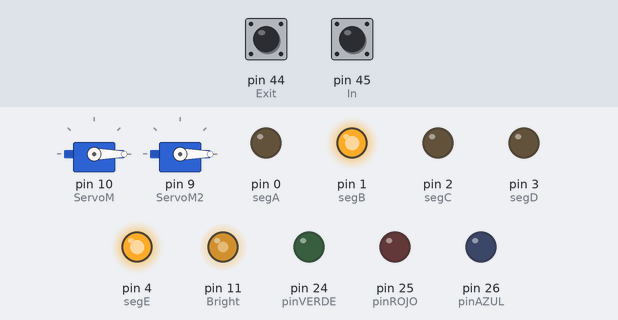
The sketch below on a simulated Arduino Mega 2560, built with avr-gcc and run on an emulated ATmega2560. On the bench: 2 × servo, output pins drawn as LEDs (lit = HIGH). Inputs (shaded band) come from the test bench; at power-on: pin 45 (In) HIGH, pin 44 (Exit) HIGH.

Above: at 1.2 s.
1.3 s: pin 45 (In) pulled LOW for 0.15 s
At 1.8 s:
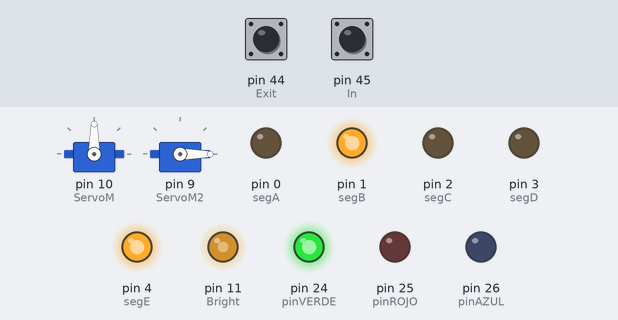
4.4 s: pin 44 (Exit) pulled LOW for 1 s
At 6.0 s:
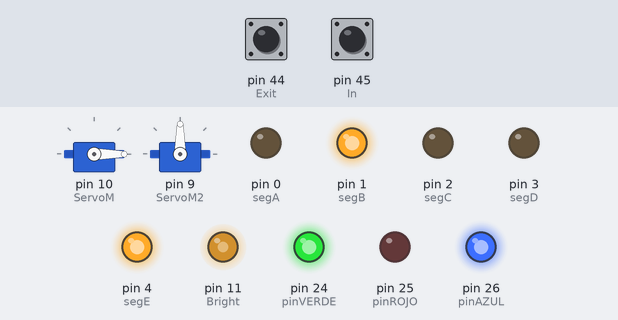
8.4 s: pin 45 (In) pulled LOW for 1 s
At 10.2 s:
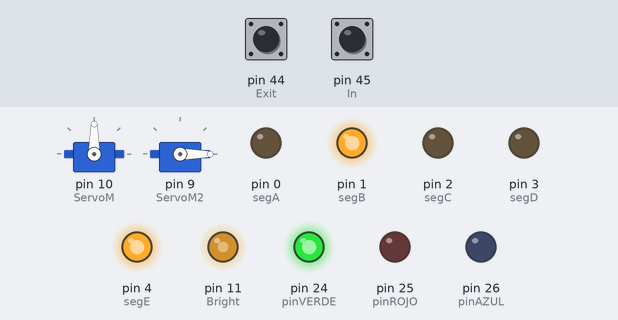
12.4 s: pin 45 (In) pulled LOW for 3.2 s
At 18.3 s:
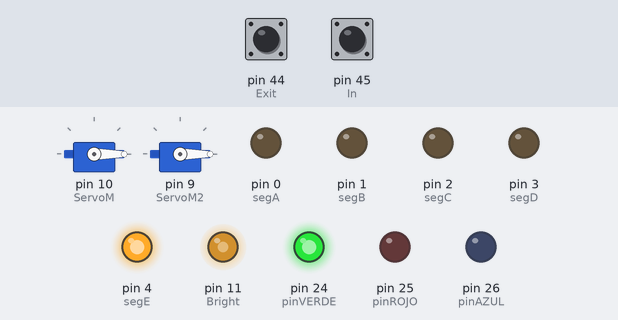
18.6 s: pin 44 (Exit) pulled LOW for 0.15 s
At 19.7 s:
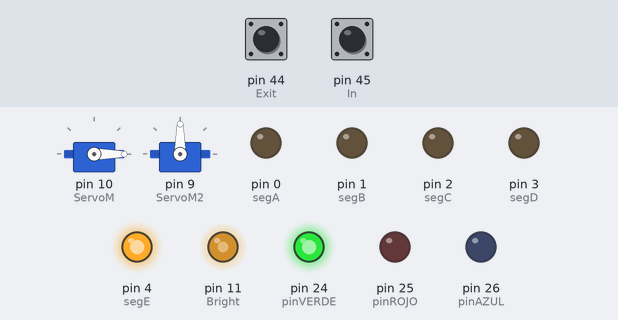
21.7 s: pin 44 (Exit) pulled LOW for 3.2 s
At 24.0 s:
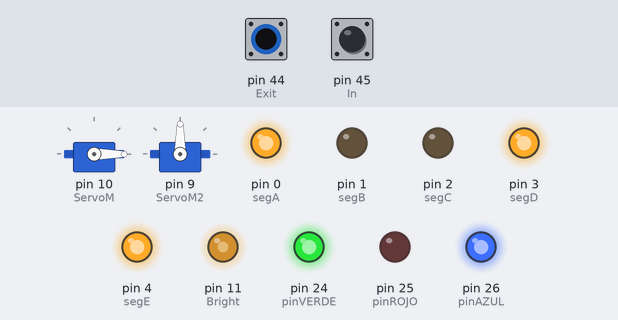
Timing chart, 0 to 28.1 s (numbered marks = the images above; inputs shaded):
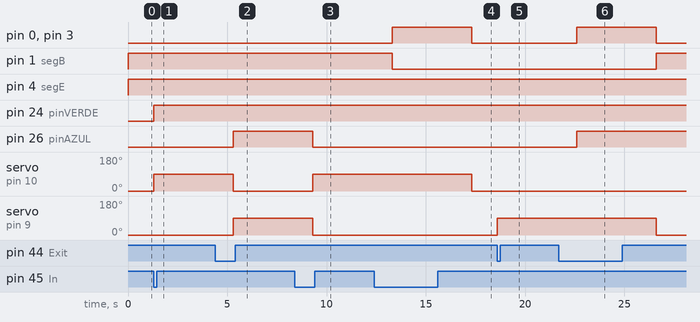

Measured:
- after the input at 1.3 s, pin 24 (pinVERDE): LOW → HIGH at once; servo on pin 10 (ServoM): 0° → 90° at once
- after the input at 4.4 s, pin 0 (segA), pin 3 (segD): stays LOW (without the input it goes to HIGH after 0.90 s); pin 1 (segB): stays HIGH (without the input it goes to LOW after 0.90 s); pin 26 (pinAZUL): LOW → HIGH after 0.90 s; servo on pin 9 (ServoM2): 0° → 90° after 0.90 s
- after the input at 8.4 s, pin 26 (pinAZUL): HIGH → LOW after 0.90 s; servo on pin 10 (ServoM): 0° → 90° after 0.90 s
- after the input at 12.4 s, servo on pin 10 (ServoM): 90° → 0° after 4.9 s instead of 0.90 s
- after the input at 18.6 s, servo on pin 9 (ServoM2): 0° → 90° at once
- after the input at 21.7 s, pin 1 (segB): LOW → HIGH after 4.9 s; pin 26 (pinAZUL): LOW → HIGH after 0.90 s; servo on pin 9 (ServoM2): 90° → 0° after 4.9 s instead of 0.90 s

The sketch:

PlayaEstacionamientoInteligente.ino
```cpp
//Sistema de estacionamiento automatizado
//Con 8 capacidad para 8 veehiculos
//Entrada y Salida independiente

#include <Servo.h>
Servo miservo;  // Definir un objeto
Servo miservo2; //Definir un objeto para el segundo servo

#define ServoM    10    //Indicar a que pin PWM se conectara
#define ServoM2    9     //Indicar a que pin PWM se conectara
#define Bright    11     //pin vcc display
#define Exit      44    //Pin Salida
#define In        45     //Pin Entrada

#define BarLow    0       //Posicion servo "Cerrrado"
#define BarUp     90      //Posicion servo "Abierto"
#define CAPACITY  5        //Espacios disponibles del estacionamiento
#define INTEN     60       //Porcentaje de intensidad del display

//Configuracion de los pines para cada segmento
#define  segA  0
#define  segB  1
#define  segC  2
#define  segD  3
#define  segE  4
#define  segF  5
#define  segG  7


const int pinVERDE = 24;
const int pinROJO = 25;
const int pinAZUL = 26;


//Declarar arreglo de los segmentos para presentar los numeros (0-9)
byte segments[10] = {
  B00111111, // number 0
  B00000110, // number 1
  B01011011, // number 2
  B01001111, // number 3
  B01100110, // number 4
  B01101101, // number 5
  B01111101, // number 6
  B00000111, // number 7
  B01111111, // number 8
  B01101111  // number 9
};

void setup(){
  miservo.write(BarLow);
  miservo.write(BarLow);

      pinMode(pinROJO, OUTPUT);
       pinMode(pinVERDE, OUTPUT);
       pinMode(pinAZUL, OUTPUT);


  miservo.attach(ServoM);

  pinMode(In, INPUT);             //Recibe pulso "Entrada"
  digitalWrite(In, HIGH);         //Envia señal al servo
  pinMode(segA,OUTPUT);
  pinMode(segB,OUTPUT);
  pinMode(segC,OUTPUT);
  pinMode(segD,OUTPUT);
  pinMode(segE,OUTPUT);
 // pinMode(segF,OUTPUT);
 // pinMode(segG,OUTPUT);
  pinMode(Bright,OUTPUT);
  analogWrite(Bright,255*INTEN/100);
  miservo.write(BarLow);    //Levanta la pluma


  miservo2.attach(ServoM2);

  pinMode(Exit, INPUT);           //Recibe pulso "Salida"
  digitalWrite(Exit, HIGH);       //Envia señal al servo
  pinMode(segA,OUTPUT);
  pinMode(segB,OUTPUT);
  pinMode(segC,OUTPUT);
  pinMode(segD,OUTPUT);
  pinMode(segE,OUTPUT);
 // pinMode(segF,OUTPUT);
 // pinMode(segG,OUTPUT);
  pinMode(Bright,OUTPUT);
  analogWrite(Bright,255*INTEN/100);
  miservo2.write(BarLow);           //Levanta la pluma

}


int  Available= 5;                    //Numero de espacios disponibles


int Incremento  = 0;

//Validacion de las posiciones disponibles del estacionamiento
void loop(){

  // digitalWrite(pinAZUL, HIGH);
  // digitalWrite(pinVERDE, HIGH);


Display(Available);


//Entrada
if(digitalRead(In)==0)
{
  if(Available != 0){

    Available--;
    Incremento++;

      //------SALO------------------------------ PARA LEDS
     if (Incremento >0  && Incremento <= 4 ){
        digitalWrite(pinVERDE, HIGH);
        digitalWrite(pinROJO, LOW);
        digitalWrite(pinAZUL, LOW);
    }else if(Incremento > 4 ){
        digitalWrite(pinVERDE, LOW);
        digitalWrite(pinROJO, HIGH);
    }
      //------SALO------------------------------

    miservo.write(BarUp);
    delay(4000);
    miservo.write(BarLow);
    }

  }

//Salida
if(digitalRead(Exit)==0)
{
  if(Available != CAPACITY){
    Available++;
      Incremento--;

       //------SALO------------------------------  PARA LEDS
     if (Incremento >0  && Incremento <= 4 ){
        digitalWrite(pinVERDE, HIGH);
        digitalWrite(pinROJO, LOW);
        digitalWrite(pinAZUL, LOW);

    }else if(Incremento > 4 ){
        digitalWrite(pinVERDE, LOW);
        digitalWrite(pinROJO, HIGH);

    }
        //------SALO------------------------------


       if (Incremento == 0){
        digitalWrite(pinAZUL, HIGH);
        }

    miservo2.write(BarUp);
    delay(4000);
    miservo2.write(BarLow);
    }
  }
}


void Display(int number){
byte segs =  ~segments[number];        //"~" SE USA PARA ANODO COMUN.

digitalWrite(segA, bitRead(segs, 0) );
digitalWrite(segB, bitRead(segs, 1) );
digitalWrite(segC, bitRead(segs, 2) );
digitalWrite(segD, bitRead(segs, 3) );
digitalWrite(segE, bitRead(segs, 4) );
//digitalWrite(segF, bitRead(segs, 5) );
//digitalWrite(segG, bitRead(segs, 6) );
}
```
